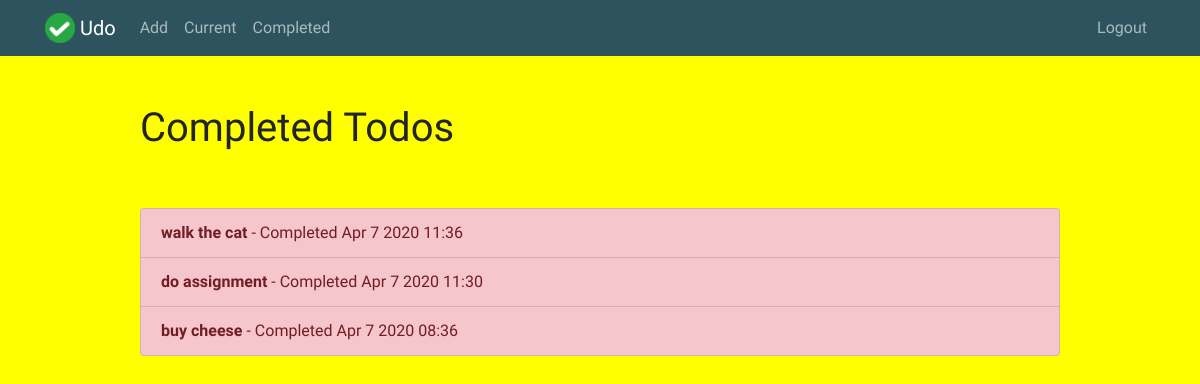
The app's page /completed/ (signed in), older data.
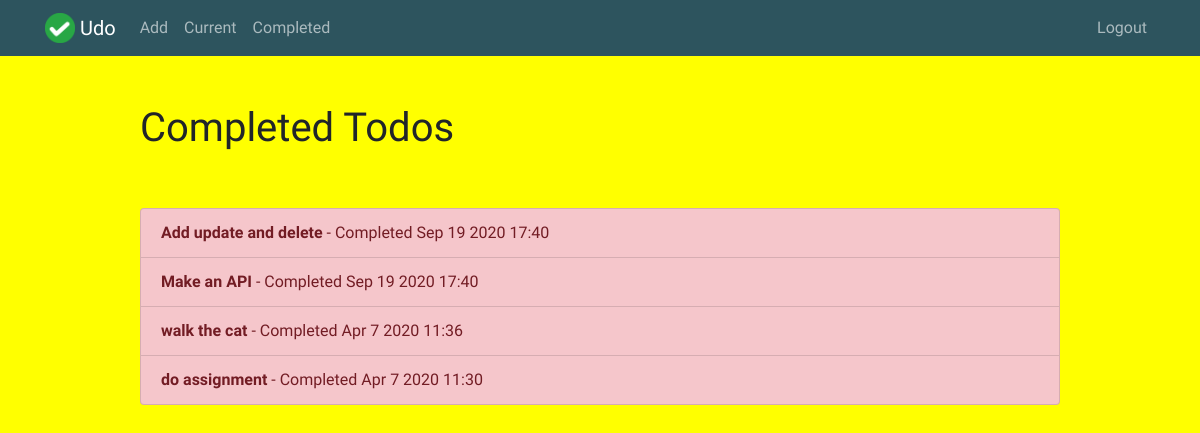
The same page, newer data.
### todo/models.py (models this page shows, shortened)
class Todo(models.Model):
    title = models.CharField(max_length=100)
    memo = models.TextField(max_length=250,blank=True)
    created = models.DateTimeField(auto_now_add=True)
    datecompleted = models.DateTimeField(null=True, blank=True)
    important = models.BooleanField(default=False)
    user = models.ForeignKey(User, on_delete=models.CASCADE)

### todo/views.py (the view)
# urls.py: path('completed/', views.completedtodos, name='completedtodos'),
@login_required
def completedtodos(request):
    todos = Todo.objects.filter(user=request.user, datecompleted__isnull=False).order_by('-datecompleted')
    return render(request, 'todo/completedtodos.html', {'todos':todos})

### todo/templates/todo/completedtodos.html (shortened to what this page needs)
{% extends 'todo/base.html' %}
{% block content %}
    <div class="row justify-content-center mt-5">
        <div class="col-md-10">
            <h1>Completed Todos</h1>
        </div>
    </div>
    <div class="row justify-content-center mt-5">
        <div class="col-md-10">
            <div class="list-group">
    {% for todo in todos %}
        <a href="{% url 'viewtodo' todo.id %}" class="list-group-item list-group-item-action{% if todo.important %} list-group-item-danger{% endif %}">
        <b>{{todo.title}}</b> - Completed {{ todo.datecompleted|date:'M j Y H:i' }}
        </a>
    {% endfor %}
            </div>
        </div>
    </div>
{% endblock %}

### todo/templates/todo/base.html (shortened to what this page needs)
{% load static %}
<!DOCTYPE html>
<html lang="en">
<head>
<link rel="stylesheet" href="https://stackpath.bootstrapcdn.com/bootstrap/4.4.1/css/bootstrap.min.css">
<link rel="stylesheet" href="{% static "todo/custom.css" %}">
</head>
<body style="background-color: #FFFF00">
<nav class="navbar navbar-expand-md navbar-dark" style="background-color:#2d545e">
<div class="container">
    <a class="navbar-brand" href="{% url 'home' %}">
         <img src="{% static 'todo/todologo.png' %}" width="30" height="30" class="d-inline-block align-top">
        <span>Udo</span>
    </a>
    <div class="collapse navbar-collapse" id="navbarNav">
    {% if user.is_authenticated %}
        <ul class="navbar-nav mr-auto">
                <li class="nav-item {{ create }} grow">
                    <a class="nav-link" href="{% url 'createtodos' %}"> Add </a>
                </li>
                <li class="nav-item {{ current }} grow">
                    <a class="nav-link" href="{% url 'currenttodos' %}"> Current </a>
                </li>
                <li class="nav-item {{ completed }} grow">
                    <a class="nav-link" href="{% url 'completedtodos' %}"> Completed </a>
                </li>
        </ul>
    {% endif %}
    <ul class="navbar-nav ml-auto">
            {% if user.is_authenticated %}
                <li class="nav-item">
                    <a href="#" onclick="$('#signOutBtn').click()" class="nav-link">Logout</a>
                </li>
            {% endif %}
        </ul>
    </div>
</div>
</nav>
<div class="container">
{% block content %}
{% endblock %}
</div>
</body>
</html>

### todo/static/todo/custom.css (style rules this page uses)
.navbar-nav .nav-link { color: rgba(255,255,255,0.6) !important; }
body { font-family: 'Comic Neue', cursive; }
.grow { transition: all .2s ease-in-out; }

Row changes from the older to the newer data that the page shows:
removed Todo: title "buy cheese", datecompleted "Apr 7 2020 08:36"
added Todo: title "Add update and delete", datecompleted "Sep 19 2020 17:40"
added Todo: title "Make an API", datecompleted "Sep 19 2020 17:40"
